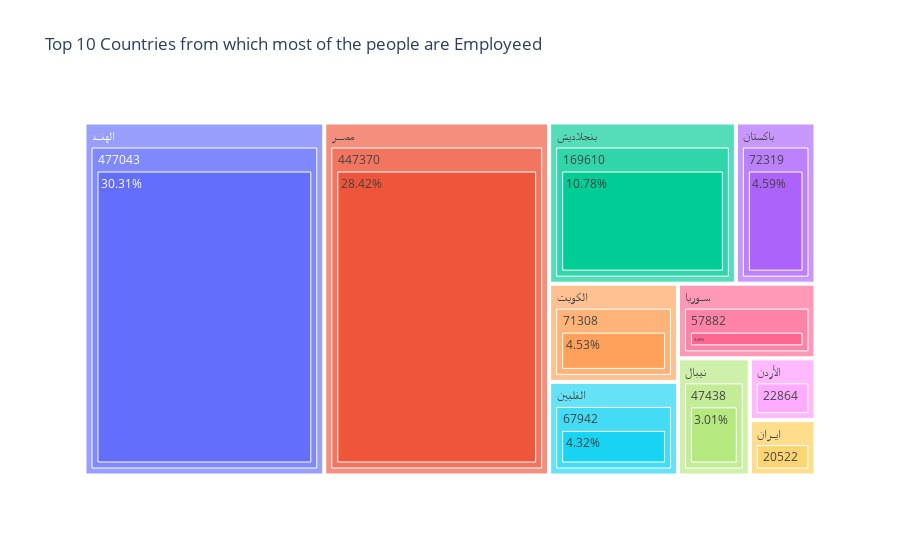

This figure's notebook cell:
### Code cell
#hide_input
fig = px.treemap(insight1, path=['Country', 'Total', 'Percentage'], values='Total',title="Top 10 Countries from which most of the people are Employeed")
fig.show()

### Figure 1 — Plotly figure (JSON) as saved in the notebook; plotly's stock layout.template omitted (floating-point values rounded to 4 significant figures)
{"data": [{"branchvalues": "total", "domain": {"x": [0, 1], "y": [0, 1]}, "hovertemplate": "labels=%{label}<br>Total=%{value}<br>parent=%{parent}<br>id=%{id}<extra></extra>", "ids": ["ايــران/20522/1.3%", "الأردن/22864/1.45%", "بنجلاديش/169610/10.78%", "مصـــر/447370/28.42%", "نيبال/47438/3.01%", "ســوريا/57882/3.68%", "الهنــد/477043/30.31%", "الفلبين/67942/4.32%", "الكويت/71308/4.53%", "باكستان/72319/4.59%", "ايــران/20522", "الأردن/22864", "نيبال/47438", "ســوريا/57882", "الفلبين/67942", "الكويت/71308", "باكستان/72319", "بنجلاديش/169610", "مصـــر/447370", "الهنــد/477043", "الأردن", "الفلبين", "الكويت", "الهنــد", "ايــران", "باكستان", "بنجلاديش", "ســوريا", "مصـــر", "نيبال"], "labels": ["1.3%", "1.45%", "10.78%", "28.42%", "3.01%", "3.68%", "30.31%", "4.32%", "4.53%", "4.59%", "20522", "22864", "47438", "57882", "67942", "71308", "72319", "169610", "447370", "477043", "الأردن", "الفلبين", "الكويت", "الهنــد", "ايــران", "باكستان", "بنجلاديش", "ســوريا", "مصـــر", "نيبال"], "name": "", "parents": ["ايــران/20522", "الأردن/22864", "بنجلاديش/169610", "مصـــر/447370", "نيبال/47438", "ســوريا/57882", "الهنــد/477043", "الفلبين/67942", "الكويت/71308", "باكستان/72319", "ايــران", "الأردن", "نيبال", "ســوريا", "الفلبين", "الكويت", "باكستان", "بنجلاديش", "مصـــر", "الهنــد", "", "", "", "", "", "", "", "", "", ""], "type": "treemap", "values": [20522, 22864, 169610, 447370, 47438, 57882, 477043, 67942, 71308, 72319, 20522, 22864, 47438, 57882, 67942, 71308, 72319, 169610, 447370, 477043, 22864, 67942, 71308, 477043, 20522, 72319, 169610, 57882, 447370, 47438]}], "layout": {"legend": {"tracegroupgap": 0}, "title": {"text": "Top 10 Countries from which most of the people are Employeed"}}}
